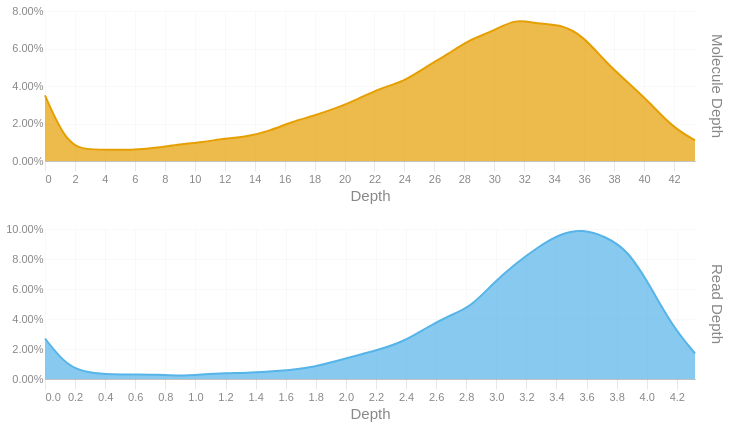

Notebook code for this chart:
### Code cell
readdep = depth_hist(tb['Read Depth'], q99, 3)
readdep = readdep.with_columns(pl.lit('Read Depth').alias('Metric'))
if not SKIPLR:
    moldep = depth_hist(tb['Molecule Depth'], mol_q99, 1)
    moldep = moldep.with_columns(pl.lit('Molecule Depth').alias('Metric'))
    _hist = pl.concat([readdep, moldep])
    _hist = _hist.filter(pl.col('Proportion') != 0)
    with SafeRender(_hist):
        (
            alt.Chart(_hist)        
            .mark_area(interpolate = "basis")
            .encode(
                x=alt.X('Bin:Q').scale(domainMin=0).axis(alt.Axis(title='Depth')),
                y = alt.Y('Proportion:Q', title = None).axis(format = '.2%'),
                color = alt.Color('Metric:N').legend(None),
                row = alt.Row("Metric:N").header(title = None, labelOrient = 'right'),
                tooltip = [
                    alt.Tooltip("Metric:N", title = "Metric"),
                    alt.Tooltip('Interval:N', title = "Depth Interval"),
                    alt.Tooltip('Proportion:Q', title = "% Alignments").format('.2%')
                ]
            )
            .resolve_scale(x='independent', y='independent')
            .properties(
                height = 150, width = 650,
                usermeta={'embedOptions': {'downloadFileName': f'{samplename}.depth.hist'}}
            )
        ).display()
else:
    readdep = readdep.filter(pl.col('Proportion') != 0)
    with SafeRender(readdep):
        (
            alt.Chart(readdep)        
            .mark_area(interpolate = "basis")
            .encode(
                x=alt.X('Bin:Q').scale(domainMin=0).axis(alt.Axis(title='Depth')),
                y = alt.Y('Proportion:Q', title = None).axis(format = '.2%'),
                tooltip = [
                    alt.Tooltip('Interval:N', title = "Depth Interval"),
                    alt.Tooltip('Proportion:Q', title = "% Alignments").format('.2%')
                ]
            )
            .properties(
                usermeta={'embedOptions': {'downloadFileName': f'{samplename}.depth.hist'}}
            )
        ).display()

### Figure 1 — Vega-Lite specification as saved in the notebook (floating-point values rounded to 4 significant figures)
{"width": 650, "height": 150, "config": {"title": {"anchor": "start", "dy": -15, "fontSize": 18, "color": "#888888", "subtitleColor": "#888888", "subtitleFontSize": 14}, "arc": {"fill": "#0072B2"}, "axis": {"domainColor": "#888888", "domainWidth": 0.5, "gridWidth": 0.2, "grid": false, "titleFontWeight": 400, "titleFontSize": 15, "labelFontSize": 11, "labelColor": "#888888", "tickColor": "#888888", "tickWidth": 0.2, "titleColor": "#888888"}, "axisBand": {"grid": false}, "axisX": {"grid": true, "tickSize": 10, "domainCap": "round"}, "axisY": {"domain": false, "grid": true, "tickSize": 0, "domainCap": "round"}, "background": "transparent", "header": {"labelFontSize": 15, "labelColor": "#888888", "titleFontSize": 15, "titleFontWeight": 600, "titleColor": "#888888"}, "legend": {"labelFont": "sans-serif", "labelFontSize": 12, "labelColor": "#888888", "symbolSize": 100, "symbolType": "circle", "titleFontSize": 12, "titlePadding": 10, "titleColor": "#888888", "title": null}, "range": {"category": ["#E69F00", "#56B4E9", "#009E73", "#F0E442", "#0072B2", "#D55E00", "#CC79A7", "#000000"], "diverging": ["#cfe8f3", "#a2d4ec", "#73bfe2", "#46abdb", "#1696d2", "#12719e"]}, "area": {"fill": "#0072B2", "fillOpacity": 0.7, "line": true, "strokeOpacity": 0.7}, "line": {"color": "#0072B2", "stroke": "#0072B2", "strokeWidth": 2}, "trail": {"color": "#0072B2", "stroke": "#0072B2", "strokeWidth": 0, "size": 1}, "point": {"filled": true, "fillOpacity": 1.0, "size": 95}, "text": {"color": "#888888", "fontSize": 11, "align": "right", "fontWeight": 400, "size": 11}, "bar": {"fill": "#0072B2", "stroke": null}, "view": {"stroke": null, "continuousWidth": 660, "continuousHeight": 400}}, "data": {"name": "data-40f2d64c1331d52db3195b13c457b26a"}, "mark": {"type": "area", "interpolate": "basis"}, "encoding": {"color": {"field": "Metric", "legend": null, "type": "nominal"}, "row": {"field": "Metric", "header": {"title": null, "labelOrient": "right"}, "type": "nominal"}, "tooltip": [{"field": "Metric", "title": "Metric", "type": "nominal"}, {"field": "Interval", "title": "Depth Interval", "type": "nominal"}, {"field": "Proportion", "format": ".2%", "title": "% Alignments", "type": "quantitative"}], "x": {"axis": {"title": "Depth"}, "field": "Bin", "scale": {"domainMin": 0}, "type": "quantitative"}, "y": {"axis": {"format": ".2%"}, "field": "Proportion", "title": null, "type": "quantitative"}}, "resolve": {"scale": {"x": "independent", "y": "independent"}}, "usermeta": {"embedOptions": {"downloadFileName": "S5_StJohns_3468.depth.hist"}}, "$schema": "https://vega.github.io/schema/vega-lite/v6.1.0.json", "datasets": {"data-40f2d64c1331d52db3195b13c457b26a": [{"Bin": 0.0, "Interval": "0.0-0.149", "Proportion": 0.027, "Metric": "Read Depth"}, {"Bin": 0.149, "Interval": "0.149-0.298", "Proportion": 0.008, "Metric": "Read Depth"}, {"Bin": 0.298, "Interval": "0.298-0.447", "Proportion": 0.004, "Metric": "Read Depth"}, {"Bin": 0.447, "Interval": "0.447-0.596", "Proportion": 0.003, "Metric": "Read Depth"}, {"Bin": 0.596, "Interval": "0.596-0.745", "Proportion": 0.003, "Metric": "Read Depth"}, {"Bin": 0.745, "Interval": "0.745-0.894", "Proportion": 0.003, "Metric": "Read Depth"}, {"Bin": 0.894, "Interval": "0.894-1.043", "Proportion": 0.002, "Metric": "Read Depth"}, {"Bin": 1.043, "Interval": "1.043-1.192", "Proportion": 0.003, "Metric": "Read Depth"}, {"Bin": 1.192, "Interval": "1.192-1.341", "Proportion": 0.004, "Metric": "Read Depth"}, {"Bin": 1.341, "Interval": "1.341-1.49", "Proportion": 0.004, "Metric": "Read Depth"}, {"Bin": 1.49, "Interval": "1.49-1.639", "Proportion": 0.005, "Metric": "Read Depth"}, {"Bin": 1.639, "Interval": "1.639-1.788", "Proportion": 0.006, "Metric": "Read Depth"}, {"Bin": 1.788, "Interval": "1.788-1.937", "Proportion": 0.008, "Metric": "Read Depth"}, {"Bin": 1.937, "Interval": "1.937-2.086", "Proportion": 0.012, "Metric": "Read Depth"}, {"Bin": 2.086, "Interval": "2.086-2.235", "Proportion": 0.016, "Metric": "Read Depth"}, {"Bin": 2.235, "Interval": "2.235-2.384", "Proportion": 0.02, "Metric": "Read Depth"}, {"Bin": 2.384, "Interval": "2.384-2.533", "Proportion": 0.025, "Metric": "Read Depth"}, {"Bin": 2.533, "Interval": "2.533-2.682", "Proportion": 0.034, "Metric": "Read Depth"}, {"Bin": 2.682, "Interval": "2.682-2.831", "Proportion": 0.042, "Metric": "Read Depth"}, {"Bin": 2.831, "Interval": "2.831-2.98", "Proportion": 0.048, "Metric": "Read Depth"}, {"Bin": 2.98, "Interval": "2.98-3.129", "Proportion": 0.064, "Metric": "Read Depth"}, {"Bin": 3.129, "Interval": "3.129-3.278", "Proportion": 0.077, "Metric": "Read Depth"}, {"Bin": 3.278, "Interval": "3.278-3.427", "Proportion": 0.088, "Metric": "Read Depth"}, {"Bin": 3.427, "Interval": "3.427-3.576", "Proportion": 0.097, "Metric": "Read Depth"}, {"Bin": 3.576, "Interval": "3.576-3.725", "Proportion": 0.1, "Metric": "Read Depth"}, {"Bin": 3.725, "Interval": "3.725-3.874", "Proportion": 0.095, "Metric": "Read Depth"}, {"Bin": 3.874, "Interval": "3.874-4.023", "Proportion": 0.086, "Metric": "Read Depth"}, {"Bin": 4.023, "Interval": "4.023-4.172", "Proportion": 0.062, "Metric": "Read Depth"}, {"Bin": 4.172, "Interval": "4.172-4.321", "Proportion": 0.035, "Metric": "Read Depth"}, {"Bin": 4.321, "Interval": "4.321-4.47", "Proportion": 0.017, "Metric": "Read Depth"}, {"Bin": 0.0, "Interval": "0.0-1.5", "Proportion": 0.035, "Metric": "Molecule Depth"}, {"Bin": 1.5, "Interval": "1.5-3.0", "Proportion": 0.008, "Metric": "Molecule Depth"}, {"Bin": 3.0, "Interval": "3.0-4.5", "Proportion": 0.006, "Metric": "Molecule Depth"}, {"Bin": 4.5, "Interval": "4.5-6.0", "Proportion": 0.006, "Metric": "Molecule Depth"}, {"Bin": 6.0, "Interval": "6.0-7.5", "Proportion": 0.006, "Metric": "Molecule Depth"}, {"Bin": 7.5, "Interval": "7.5-9.0", "Proportion": 0.007, "Metric": "Molecule Depth"}, {"Bin": 9.0, "Interval": "9.0-10.5", "Proportion": 0.009, "Metric": "Molecule Depth"}, {"Bin": 10.5, "Interval": "10.5-12.0", "Proportion": 0.01, "Metric": "Molecule Depth"}, {"Bin": 12.0, "Interval": "12.0-13.5", "Proportion": 0.012, "Metric": "Molecule Depth"}, {"Bin": 13.5, "Interval": "13.5-15.0", "Proportion": 0.013, "Metric": "Molecule Depth"}, {"Bin": 15.0, "Interval": "15.0-16.5", "Proportion": 0.016, "Metric": "Molecule Depth"}, {"Bin": 16.5, "Interval": "16.5-17.9", "Proportion": 0.021, "Metric": "Molecule Depth"}, {"Bin": 17.9, "Interval": "17.9-19.4", "Proportion": 0.024, "Metric": "Molecule Depth"}, {"Bin": 19.4, "Interval": "19.4-20.9", "Proportion": 0.028, "Metric": "Molecule Depth"}, {"Bin": 20.9, "Interval": "20.9-22.4", "Proportion": 0.033, "Metric": "Molecule Depth"}, {"Bin": 22.4, "Interval": "22.4-23.9", "Proportion": 0.039, "Metric": "Molecule Depth"}, {"Bin": 23.9, "Interval": "23.9-25.4", "Proportion": 0.042, "Metric": "Molecule Depth"}, {"Bin": 25.4, "Interval": "25.4-26.9", "Proportion": 0.05, "Metric": "Molecule Depth"}, {"Bin": 26.9, "Interval": "26.9-28.4", "Proportion": 0.057, "Metric": "Molecule Depth"}, {"Bin": 28.4, "Interval": "28.4-29.9", "Proportion": 0.065, "Metric": "Molecule Depth"}, {"Bin": 29.9, "Interval": "29.9-31.4", "Proportion": 0.069, "Metric": "Molecule Depth"}, {"Bin": 31.4, "Interval": "31.4-32.9", "Proportion": 0.076, "Metric": "Molecule Depth"}, {"Bin": 32.9, "Interval": "32.9-34.4", "Proportion": 0.073, "Metric": "Molecule Depth"}, {"Bin": 34.4, "Interval": "34.4-35.9", "Proportion": 0.073, "Metric": "Molecule Depth"}, {"Bin": 35.9, "Interval": "35.9-37.4", "Proportion": 0.067, "Metric": "Molecule Depth"}, {"Bin": 37.4, "Interval": "37.4-38.9", "Proportion": 0.053, "Metric": "Molecule Depth"}, {"Bin": 38.9, "Interval": "38.9-40.4", "Proportion": 0.042, "Metric": "Molecule Depth"}, {"Bin": 40.4, "Interval": "40.4-41.9", "Proportion": 0.031, "Metric": "Molecule Depth"}, {"Bin": 41.9, "Interval": "41.9-43.4", "Proportion": 0.018, "Metric": "Molecule Depth"}, {"Bin": 43.4, "Interval": "43.4-44.87", "Proportion": 0.011, "Metric": "Molecule Depth"}]}}
